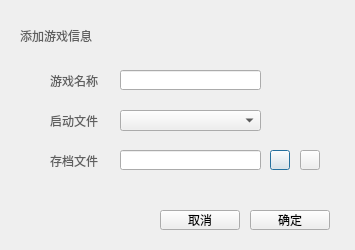
<?xml version="1.0" encoding="UTF-8"?>
<ui version="4.0">
 <class>AddGameDialog</class>
 <widget class="QDialog" name="AddGameDialog">
  <property name="geometry">
   <rect>
    <x>0</x>
    <y>0</y>
    <width>355</width>
    <height>250</height>
   </rect>
  </property>
  <property name="windowTitle">
   <string>Dialog</string>
  </property>
  <widget class="QLabel" name="label">
   <property name="geometry">
    <rect>
     <x>20</x>
     <y>20</y>
     <width>161</width>
     <height>31</height>
    </rect>
   </property>
   <property name="styleSheet">
    <string notr="true">font: 10pt &quot;方正兰亭圆_GBK&quot;;
color: rgb(95, 95, 95);</string>
   </property>
   <property name="text">
    <string>添加游戏信息</string>
   </property>
  </widget>
  <widget class="QLabel" name="label_2">
   <property name="geometry">
    <rect>
     <x>50</x>
     <y>110</y>
     <width>61</width>
     <height>21</height>
    </rect>
   </property>
   <property name="styleSheet">
    <string notr="true">font: 9pt &quot;方正兰亭圆_GBK&quot;;
color: rgb(95, 95, 95);</string>
   </property>
   <property name="text">
    <string>启动文件</string>
   </property>
  </widget>
  <widget class="QComboBox" name="comboBoxEXE">
   <property name="geometry">
    <rect>
     <x>120</x>
     <y>110</y>
     <width>141</width>
     <height>21</height>
    </rect>
   </property>
  </widget>
  <widget class="QLabel" name="label_3">
   <property name="geometry">
    <rect>
     <x>50</x>
     <y>70</y>
     <width>61</width>
     <height>21</height>
    </rect>
   </property>
   <property name="styleSheet">
    <string notr="true">font: 9pt &quot;方正兰亭圆_GBK&quot;;
color: rgb(95, 95, 95);</string>
   </property>
   <property name="text">
    <string>游戏名称</string>
   </property>
  </widget>
  <widget class="QLineEdit" name="lineEditName">
   <property name="geometry">
    <rect>
     <x>120</x>
     <y>70</y>
     <width>141</width>
     <height>20</height>
    </rect>
   </property>
  </widget>
  <widget class="QLabel" name="label_4">
   <property name="geometry">
    <rect>
     <x>50</x>
     <y>150</y>
     <width>71</width>
     <height>21</height>
    </rect>
   </property>
   <property name="styleSheet">
    <string notr="true">font: 9pt &quot;方正兰亭圆_GBK&quot;;
color: rgb(95, 95, 95);</string>
   </property>
   <property name="text">
    <string>存档文件</string>
   </property>
  </widget>
  <widget class="QLineEdit" name="lineEditSaveData">
   <property name="geometry">
    <rect>
     <x>120</x>
     <y>150</y>
     <width>141</width>
     <height>20</height>
    </rect>
   </property>
  </widget>
  <widget class="QPushButton" name="pushButton">
   <property name="geometry">
    <rect>
     <x>270</x>
     <y>150</y>
     <width>20</width>
     <height>20</height>
    </rect>
   </property>
   <property name="text">
    <string/>
   </property>
  </widget>
  <widget class="QPushButton" name="pushButton_2">
   <property name="geometry">
    <rect>
     <x>300</x>
     <y>150</y>
     <width>20</width>
     <height>20</height>
    </rect>
   </property>
   <property name="text">
    <string/>
   </property>
  </widget>
  <widget class="QPushButton" name="pushButtonCancel">
   <property name="geometry">
    <rect>
     <x>160</x>
     <y>210</y>
     <width>80</width>
     <height>20</height>
    </rect>
   </property>
   <property name="text">
    <string>取消</string>
   </property>
  </widget>
  <widget class="QPushButton" name="pushButtonConfirm">
   <property name="geometry">
    <rect>
     <x>250</x>
     <y>210</y>
     <width>80</width>
     <height>20</height>
    </rect>
   </property>
   <property name="text">
    <string>确定</string>
   </property>
  </widget>
 </widget>
 <resources/>
 <connections/>
</ui>
